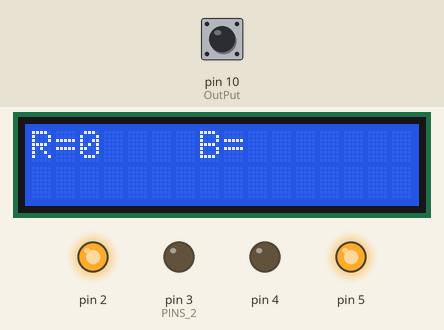
Bench run of a sketch on a simulated Arduino Uno, built with avr-gcc and run on an emulated ATmega328P. Shown: 16×2 character LCD, output pins drawn as LEDs (lit = HIGH). The test bench sets the inputs (shaded band); at power-on: pin 10 (OutPut) LOW.

Above: at 1.6 s.
At 7.4 s:
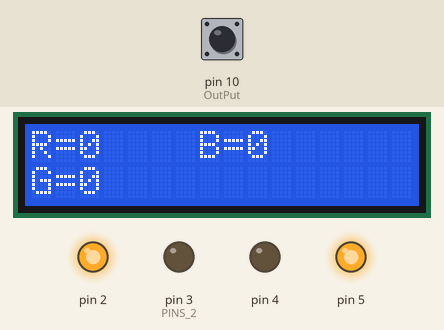
7.5 s: pin 10 (OutPut) pulsed HIGH 5 times (0.12 s each, 0.3 s apart)
At 9.1 s:
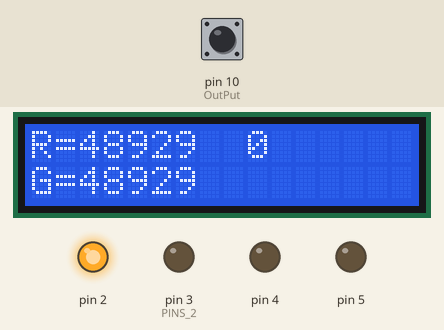
At 15.9 s:
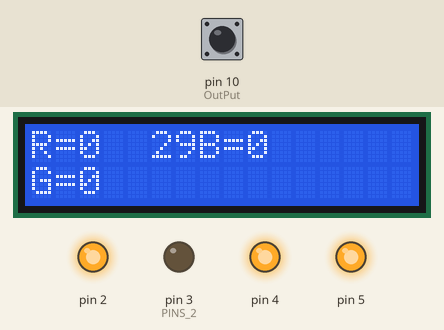
Timing chart, 0 to 16.5 s (numbered marks = the images above; inputs shaded):
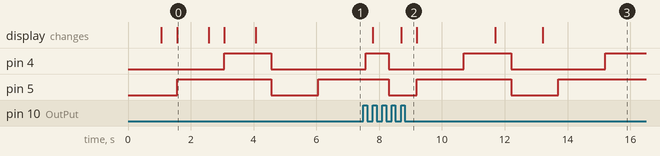

The sketch:

oliva_minor.ino
```cpp
int OutPut= 10;//naming pin10 of uno as output

unsigned int frequency = 0;

#include <LiquidCrystal.h>

// initialize the library with the numbers of the interface pins

LiquidCrystal lcd(8, 9, 7, 11, 12, 13);//RS,EN,D4,D5,D6,D7

void setup()

{

                // set up the LCD's number of columns and rows

                lcd.begin(16, 2);

                pinMode(2, OUTPUT);

                pinMode(3, OUTPUT);//PINS 2, 3,4,5 as OUTPUT

                pinMode(4, OUTPUT);

                pinMode(5, OUTPUT);

                pinMode(10, INPUT);//PIN 10 as input

                digitalWrite(2,HIGH);

                digitalWrite(3,LOW);//setting frequency selection to 20%

}

void loop()

{

                lcd.print("R=");//printing name

                digitalWrite(4,LOW);

                digitalWrite(5,LOW);//setting for RED color sensor

                frequency = pulseIn(OutPut, LOW);//reading frequency

                lcd.print(frequency);//printing RED color frequency

                lcd.print("  ");

                lcd.setCursor(7, 0);//moving courser to position 7

                delay(500);

               lcd.print("B=");// printing name

                digitalWrite(4,LOW);

                digitalWrite(5,HIGH);// setting for BLUE color sensor

                frequency = pulseIn(OutPut, LOW);// reading frequency

                lcd.print(frequency);// printing BLUE color frequency

                lcd.print("  ");

                lcd.setCursor(0, 1);

                delay(500);

               lcd.print("G=");// printing name

                digitalWrite(4,HIGH);

                digitalWrite(5,HIGH);// setting for GREEN color sensor

                frequency = pulseIn(OutPut, LOW);// reading frequency

                lcd.print(frequency);// printing GREEN color frequency

                lcd.print("    ");

                lcd.setCursor(0, 0);

                delay(500);

}
```

Measured:
- after the input at 7.5 s, the display: first changes after 0.30 s (image 2 shows a later state)
- what the display in image 0 shows lasts 1.0 s, from 1.6 s to 2.6 s
